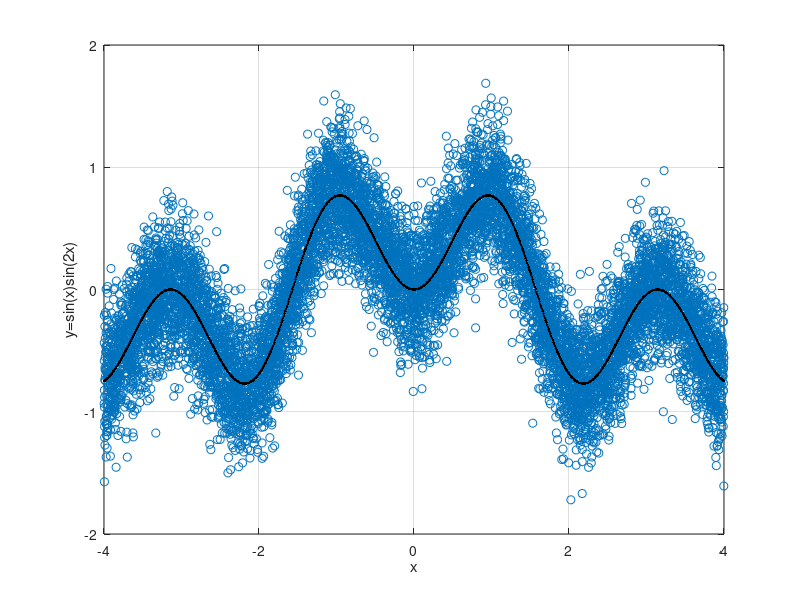

The MATLAB script that drew this image: (Note: this script raises an error after producing the figure.)
clear
close all

x   = (-4:0.01:4);    			
yok = sin(x).*sin(2*x);
ruido=std(yok);

%dibujo de la funcion y=sin(x)sin(2x)
figure(1)
NDATA=10000;
Xtrain = 8*rand(1,NDATA)-4;
Xtrain = sort(Xtrain);
Ytrain=sin(Xtrain).*sin(2*Xtrain)+0.6*ruido*randn(1,NDATA);
plot(Xtrain,Ytrain,'o');hold on
plot(x,yok,'.k')
xlabel('x');
ylabel('y=sin(x)sin(2x)');
axis([-4,4,-2,2]);
hold off
grid


 NPATRONES = 100;
 NOCULTAS = 10;

% B) ENTRENAMIENTO DE LA RBF
% ==========================
 [idx,centros]=kmedoids(Xtrain',NOCULTAS);
 centros = centros'; %make row vector
 sigma = (max(centros)-min(centros)) /(sqrt(2*NOCULTAS));
 sigma = sigma*ones(1, NOCULTAS);
 W = rbftrain(Xtrain,Ytrain,centros,sigma);
% C) COMPROBACION DEL FUNCIONAMIENTO DE LA RED
% ============================================
 datos_test = 8*rand(1,NDATA)-4;
 datos_test = sort(datos_test)
 salida_real = sin(datos_test).*sin(2*datos_test);
 salida_RBF = rbfval(datos_test,centros,sigma,W);
 plot(datos_test,salida_real);hold on;
 plot(datos_test,salida_RBF);
 
 %Mahalanobis distance:
[idx,centros]=kmedoids(Xtrain',NOCULTAS, 'Distance', 'mahalanobis');
centros = centros'; %make row vector
sigma = (max(centros)-min(centros)) /(sqrt(2*NOCULTAS));
sigma = sigma*ones(1, NOCULTAS);
W = rbftrain(Xtrain,Ytrain,centros,sigma);

salida_RBF_mahal = rbfval(datos_test,centros,sigma,W);
plot(datos_test,salida_RBF_mahal,'b');

%Cityblock distance:
[idx,centros]=kmedoids(Xtrain',NOCULTAS, 'Distance', 'cityblock');
centros = centros'; %make row vector
sigma = (max(centros)-min(centros)) /(sqrt(2*NOCULTAS));
sigma = sigma*ones(1, NOCULTAS);
W = rbftrain(Xtrain,Ytrain,centros,sigma);

salida_RBF_mahal = rbfval(datos_test,centros,sigma,W);
plot(datos_test,salida_RBF_mahal,'y');

%Minkowski distance:
[idx,centros]=kmedoids(Xtrain',NOCULTAS, 'Distance', 'minkowski');
centros = centros'; %make row vector
sigma = (max(centros)-min(centros)) /(sqrt(2*NOCULTAS));
sigma = sigma*ones(1, NOCULTAS);
W = rbftrain(Xtrain,Ytrain,centros,sigma);

salida_RBF_mahal = rbfval(datos_test,centros,sigma,W);
plot(datos_test,salida_RBF_mahal,'m');



legend('sin(x)sin(2x)','Euclidean Distance','Mahalanobis Distance', 'Cityblock Distance', 'Minkowski Distance');
hold off;
 
 
 

